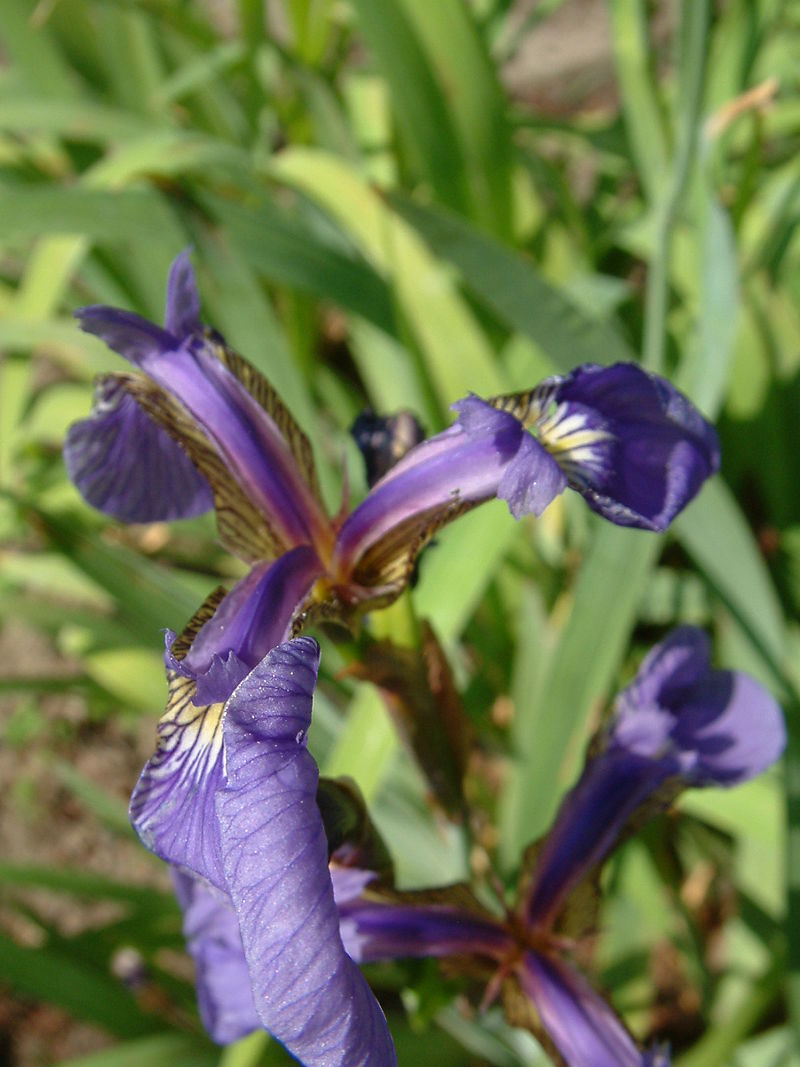
#> input picture HuanLuyenBaiBan/ex01_iris_classification/preprocessing/Iris_setosa.jpg, 800 x 1067 px
$ jupyter execute --allow-errors preprocessing.ipynb   (shell and % lines are left out)
#> lines starting #> are read from the running program, lines starting #| are printed output that depends on the picture
[cell 1]
# try to mount google colab
import os
try:
  from google.colab import drive
  drive.mount('/content/drive')
  cur_dir = "/content/drive/MyDrive/ws/prj/adv_ds_2310/Lab05_Models/ex01_iris_classification/preprocessing"
except:
  cur_dir = "."
  pass
cur_dir = os.path.abspath(cur_dir)
os.chdir(cur_dir)

print(f'cur_dir: {cur_dir} \n --> {os.path.abspath(".")}')

# Phân loại loài hoa Iris

[cell 2]
from PIL import Image
import matplotlib.pyplot as plt
image1 = Image.open("Iris_setosa.jpg"); image2 = Image.open("Iris_versicolor.jpg"); image3 = Image.open("Iris_virginica.jpg");
#> further down, image1 is the input picture: PIL image 800x1067 RGB; mean R, G, B 108.4, 116.6, 81
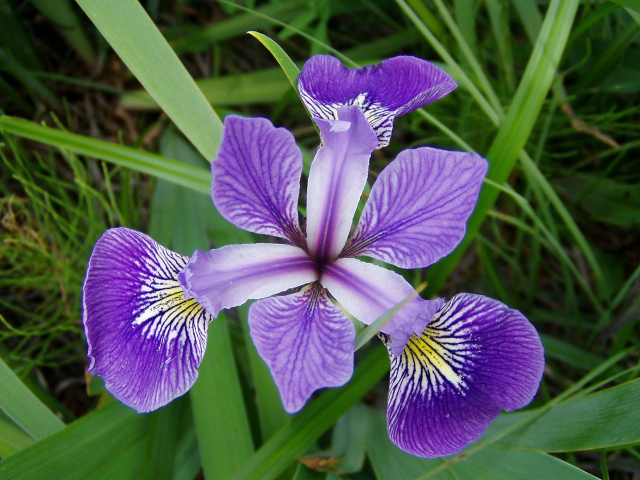
#> input picture HuanLuyenBaiBan/ex01_iris_classification/preprocessing/Iris_versicolor.jpg, 1280 x 960 px (shown at 1/2 size)
#> further down, image2 is the input picture: PIL image 1280x960 RGB; mean R, G, B 79, 86.9, 80.2
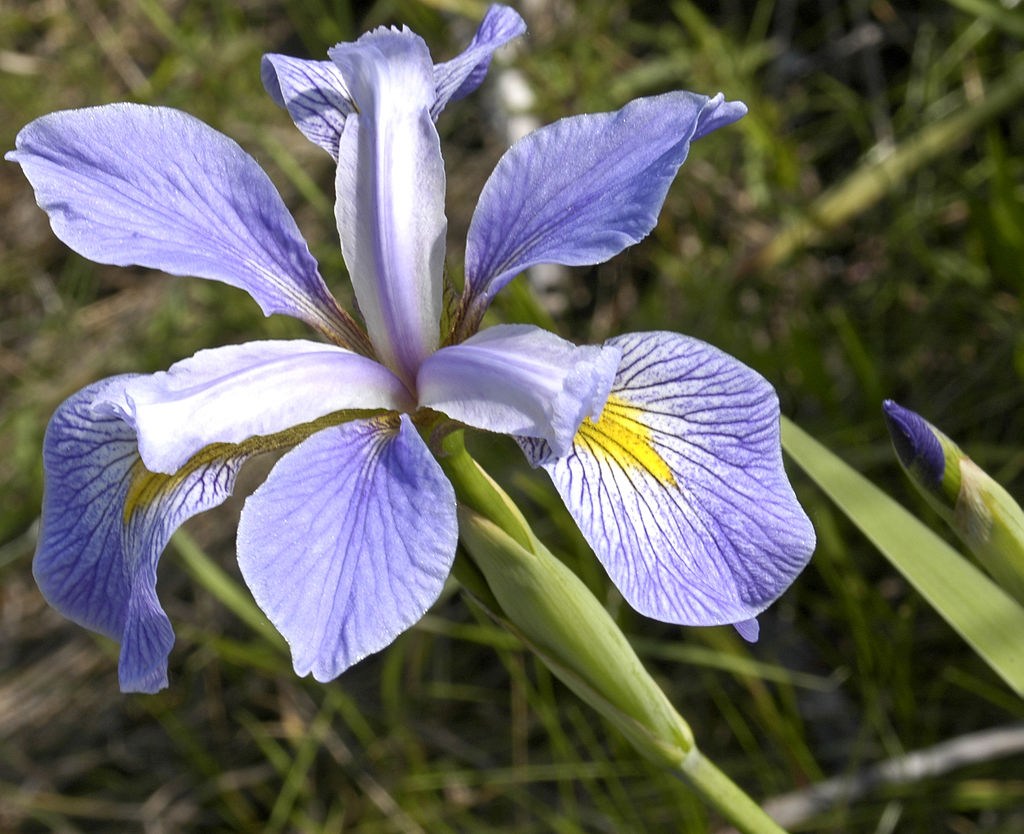
#> input picture HuanLuyenBaiBan/ex01_iris_classification/preprocessing/Iris_virginica.jpg, 1024 x 834 px
#> further down, image3 is the input picture: PIL image 1024x834 RGB; mean R, G, B 103.4, 103, 96.5

## 1. Định nghĩa vấn đề (Define Problem)
+ **Mô tả**:
    + Bộ dữ liệu bao gồm 50 mẫu từ mỗi loài trong số ba loài Iris (Iris setosa, Iris virginica và Iris versicolor).
    + Bốn đặc điểm được đo từ mỗi mẫu: chiều dài và chiều rộng của các lá đài(sepal) và cánh hoa (petal), tính bằng cm.
+ **Dữ liệu vào**:
    + sepal length (cm)
    + sepal width (cm)
    + petal length (cm)
    + petal width (cm)
+ **Kết quả**: class (Iris Setosa, Iris Versicolour, Iris Virginica)

[cell 3]
plt.figure(figsize=(12,12));
plt.subplot(1,3,1), plt.imshow(image1.resize((300,300))), plt.axis("off"), plt.title("Iris setosa");
plt.subplot(1,3,2), plt.imshow(image2.resize((300,300))), plt.axis("off"), plt.title("Iris versicolor");
plt.subplot(1,3,3), plt.imshow(image3.resize((300,300))), plt.axis("off"), plt.title("Iris virginica");
plt.show()
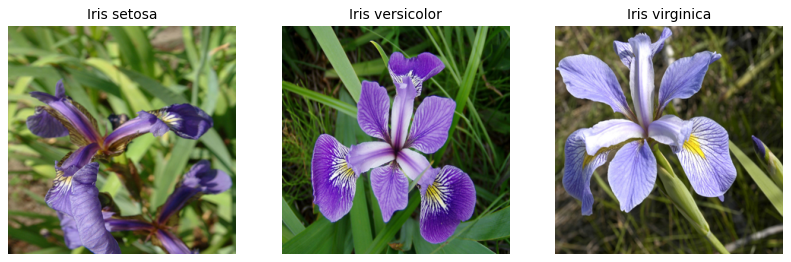
#> figure drawn by matplotlib, 3 panels
